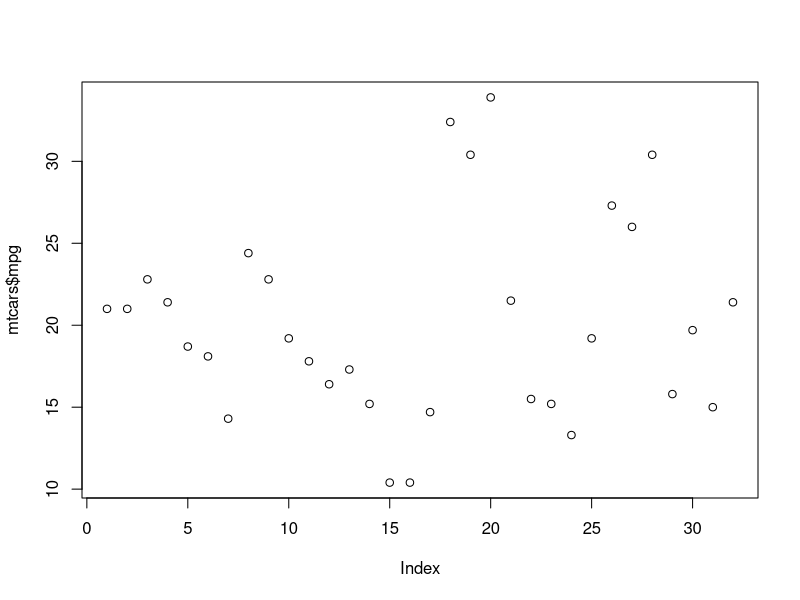
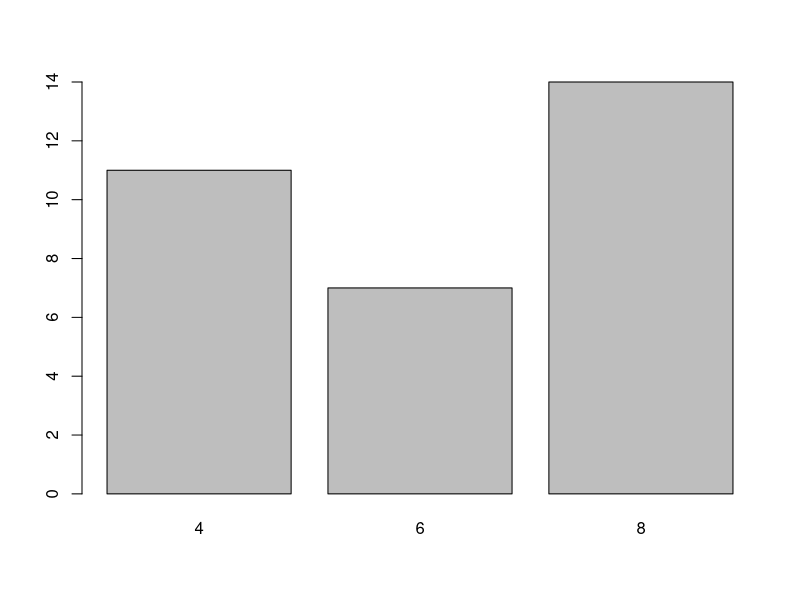
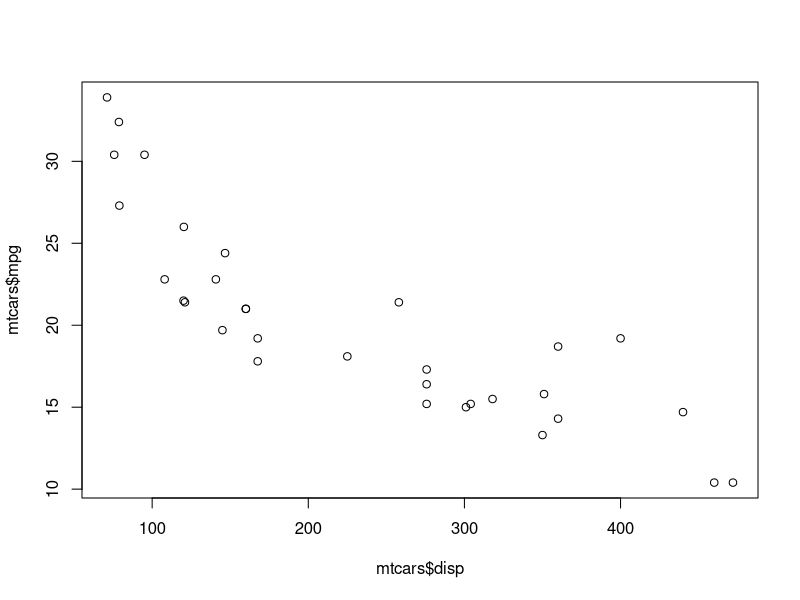
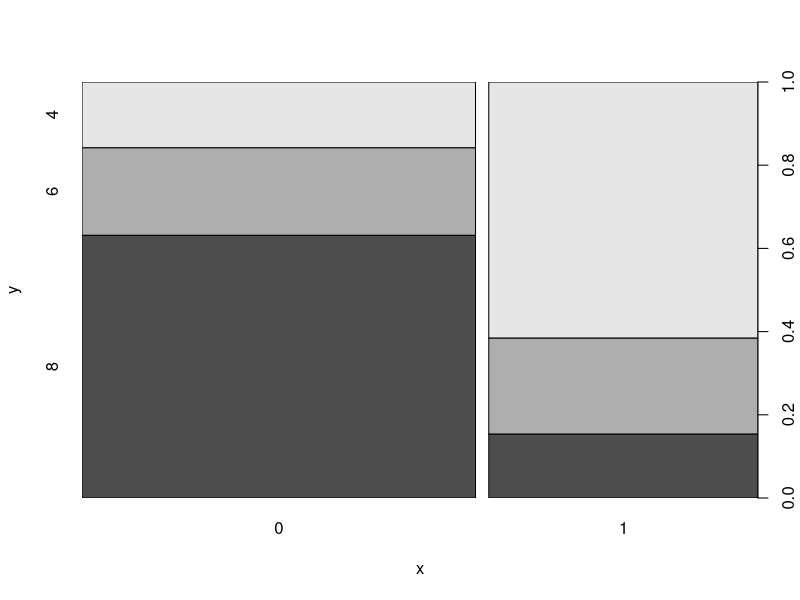
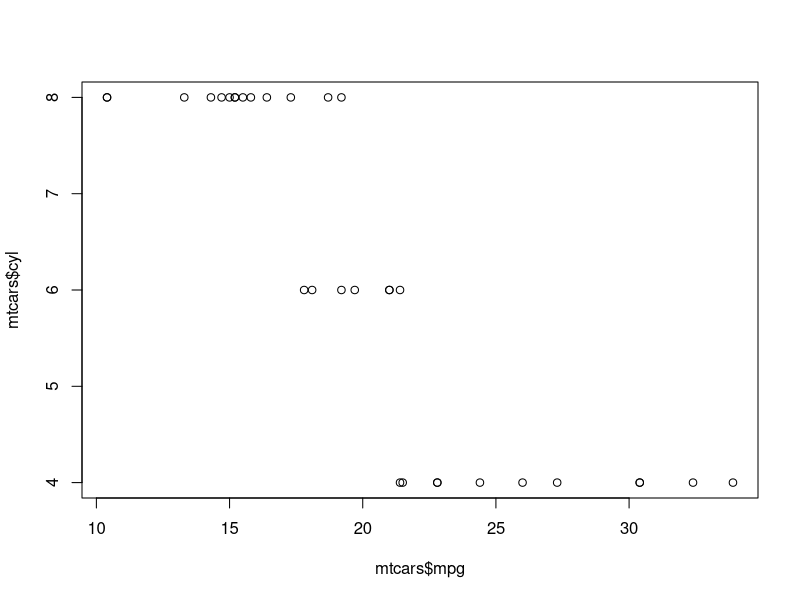
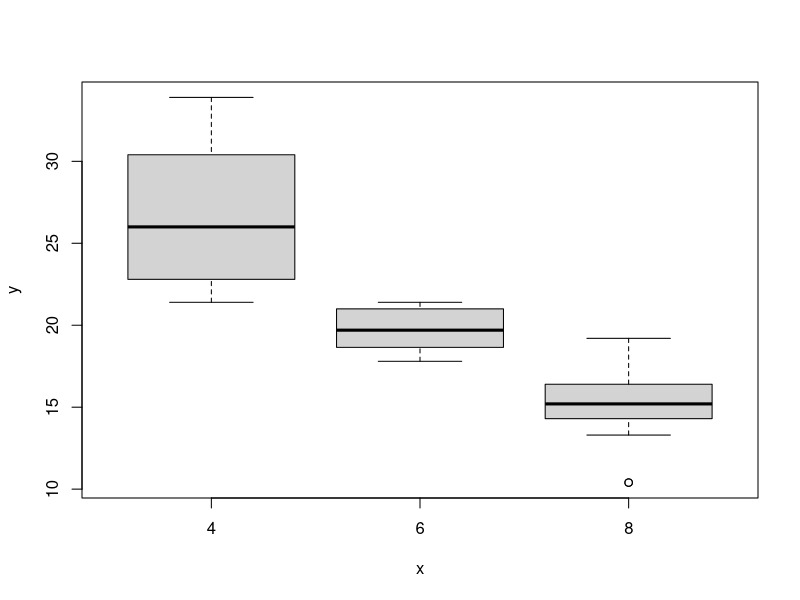

These charts were generated, in order, by the following R code:
## ---- chunk 1
head(mtcars)
## ---- chunk 2
str(mtcars)
## ---- chunk 3
plot(mtcars$mpg)
## ---- chunk 4
plot(as.factor(mtcars$cyl))
## ---- chunk 5
plot(mtcars$disp, mtcars$mpg)
## ---- chunk 6
plot(as.factor(mtcars$am), as.factor(mtcars$cyl))
## ---- chunk 7
plot(mtcars$mpg, mtcars$cyl)
## ---- chunk 8
plot(as.factor(mtcars$cyl), mtcars$mpg)
